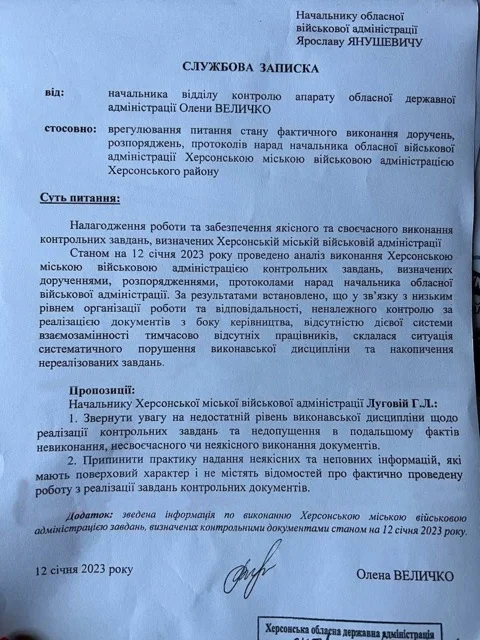
#> input picture test/12345-—-serednje.webp, 480 x 640 px
$ python -i text_mask.py   (imports and definitions only)
#> lines starting #> are read from the running program, lines starting #| are printed output that depends on the picture; after the words box and inside, x2 and y2 are one past the last pixel; in counts of white or black regions, pixels touching at a corner belong together
"""
Детектор текстових/однотонних областей на зображенні документа.
Використовується для адаптивного HDR — щоб не застосовувати HDR до тексту.

Не залежить від жодного іншого модуля проєкту.
"""

import cv2
import numpy as np

# Константи для детекції тексту
TEXT_MASK_BLOCK_SIZE = 15  # розмір блоку для adaptiveThreshold
TEXT_MASK_C = 5  # константа для adaptiveThreshold
TEXT_MASK_MORPH_KERNEL = (3, 3)  # ядро для морфологічного закриття дрібних прогалин
TEXT_MASK_DILATE_KERNEL = (7, 7)  # ядро для розширення текстової маски (захопити крайові пікселі)
TEXT_MASK_BLUR_SIGMA = 2.0  # sigma для blur перед бінаризацією (зменшення шуму)
TEXT_MASK_SMALL_COMPONENT_AREA = 30  # мінімальна площа зв'язної компоненти для тексту

# Константи для визначення "однотонності" області
UNIFORM_STD_THRESHOLD = 8.0  # std < цього = однотонна ділянка (фон документа)
UNIFORM_BLOCK_SIZE = 16  # розмір блоку для розбиття на ділянки


def _binarize_text(gray: np.ndarray) -> np.ndarray:
    """
    Адаптивна бінаризація для виділення тексту.
    Повертає бінарну маску (0/255), де 255 — текст (темні деталі на світлому фоні).
    """
    # Згладжуємо шум
    blurred = cv2.GaussianBlur(gray, (0, 0), TEXT_MASK_BLUR_SIGMA)

    # Адаптивна бінаризація — знаходить текст як темні області
    binary = cv2.adaptiveThreshold(
        blurred, 255,
        cv2.ADAPTIVE_THRESH_GAUSSIAN_C,
        cv2.THRESH_BINARY_INV,  # INV — текст стає 255 (білим)
        TEXT_MASK_BLOCK_SIZE,
        TEXT_MASK_C,
    )
    return binary


def _filter_small_components(binary: np.ndarray) -> np.ndarray:
    """
    Видаляє дрібні шумові компоненти з бінарної маски.
    Залишає лише компоненти площею >= TEXT_MASK_SMALL_COMPONENT_AREA.
    """
    num_labels, labels, stats, _ = cv2.connectedComponentsWithStats(binary, connectivity=8)
    if num_labels < 2:
        return binary

    mask = np.zeros_like(binary)
    for i in range(1, num_labels):  # 0 — фон
        area = stats[i, cv2.CC_STAT_AREA]
        if area >= TEXT_MASK_SMALL_COMPONENT_AREA:
            mask[labels == i] = 255
    return mask


def _dilate_mask(mask: np.ndarray) -> np.ndarray:
    """
    Розширює текстову маску, щоб захопити краї символів і ділянки
    з переходом між текстом і фоном.
    """
    kernel = cv2.getStructuringElement(cv2.MORPH_ELLIPSE, TEXT_MASK_DILATE_KERNEL)
    return cv2.dilate(mask, kernel, iterations=2)


def text_region_mask(gray: np.ndarray) -> np.ndarray:
    """
    Повертає бінарну маску (uint8, 0/255) ділянок, схожих на текст:
    висока локальна щільність контрастних дрібних деталей.

    Маска = 255 там, де ймовірно текст (не застосовувати HDR).
    Маска = 0 там, де фон/однотонна область (можна застосовувати HDR).

    Алгоритм:
    1. Адаптивна бінаризація (INV — текст стає білим).
    2. Видалення дрібних шумових компонент.
    3. Морфологічне розширення для захоплення країв.
    """
    # 1. Бінаризація
    binary = _binarize_text(gray)

    # 2. Фільтрація дрібних шумів
    mask = _filter_small_components(binary)

    # 3. Розширення
    mask = _dilate_mask(mask)

    return mask


def uniform_area_mask(gray: np.ndarray) -> np.ndarray:
    """
    Повертає бінарну маску (uint8, 0/255) однотонних областей (фон документа).

    Маска = 255 там, де область однотонна (фон — HDR можна застосовувати).
    Маска = 0 там, де є текстура/деталі.

    Алгоритм:
    1. Розбиває зображення на блоки UNIFORM_BLOCK_SIZE x UNIFORM_BLOCK_SIZE.
    2. Для кожного блоку обчислює std.
    3. Якщо std < UNIFORM_STD_THRESHOLD — блок однотонний.
    """
    h, w = gray.shape
    mask = np.zeros((h, w), dtype=np.uint8)

    block = UNIFORM_BLOCK_SIZE
    for y in range(0, h, block):
        y_end = min(y + block, h)
        for x in range(0, w, block):
            x_end = min(x + block, w)
            block_roi = gray[y:y_end, x:x_end]
            std = float(np.std(block_roi))
            if std < UNIFORM_STD_THRESHOLD:
                mask[y:y_end, x:x_end] = 255
    return mask

>>> import cv2
>>> picture = cv2.imread('../test/12345-—-serednje.webp', cv2.IMREAD_GRAYSCALE)
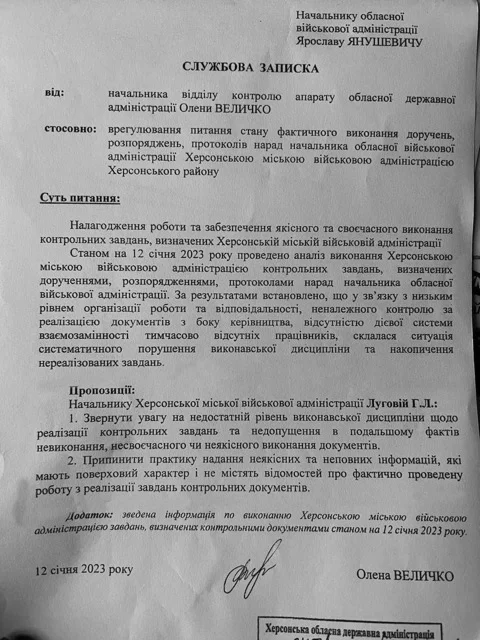
#> picture: shape (640, 480); min 0, max 225, mean 153.8
>>> result = text_region_mask(picture)
#> in _binarize_text, `blurred = cv2.GaussianBlur(gray, (0, 0), TEXT_MASK_BLUR_SIGMA)`:
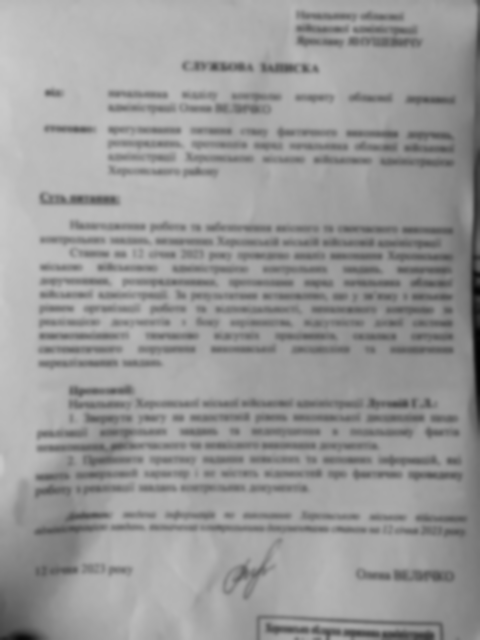
#> blurred: shape (640, 480); min 2, max 203, mean 153.8
#> in _binarize_text, `binary = cv2.adaptiveThreshold( blurred, 255, cv2.ADAPTIVE_THRESH_GAUS..`:
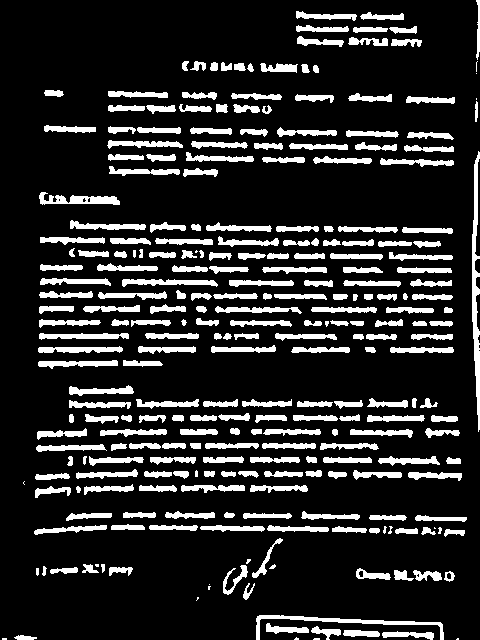
#> binary: shape (640, 480); 16% white; 276 white regions (18 under 20 px), largest, box (x1, y1, x2, y2) and area: (472, 151, 480, 432) 1211, (256, 615, 444, 640) 841, (39, 192, 120, 205) 574
#> in _filter_small_components, `num_labels, labels, stats, _ = cv2.connectedComponentsWithStats(binary..`:
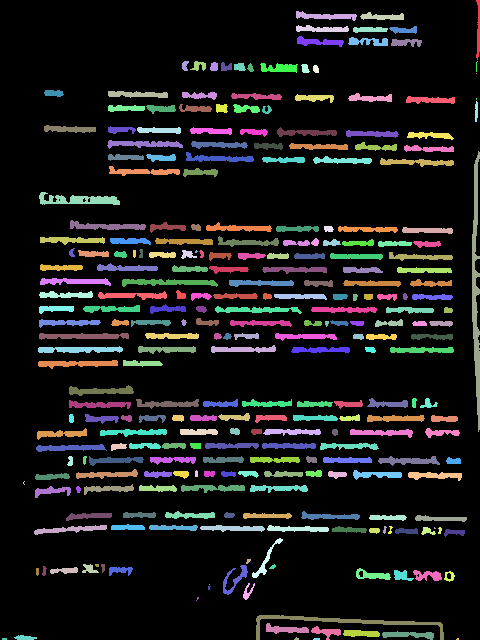
#> labels: shape (640, 480) int32; 277 distinct labels, from 0 to 276; one colour per label, 0 black
#> in _filter_small_components, `num_labels, labels, stats, _ = cv2.connectedComponentsWithStats(binary..`: num_labels = 277; stats = 277 rows, first 6: [0, 0, 480, 640, 258108], [476, 0, 4, 60, 153], [296, 11, 61, 10, 310], [360, 12, 44, 8, 221], [296, 25, 53, 7, 258], [353, 27, 35, 6, 163]
#> the loop in _filter_small_components, `for i in range(1, num_labels):` made 276 passes
#> area on passes 1 to 3: 153, 310, 221
#> after the loop in _filter_small_components, `for i in range(1, num_labels):`:
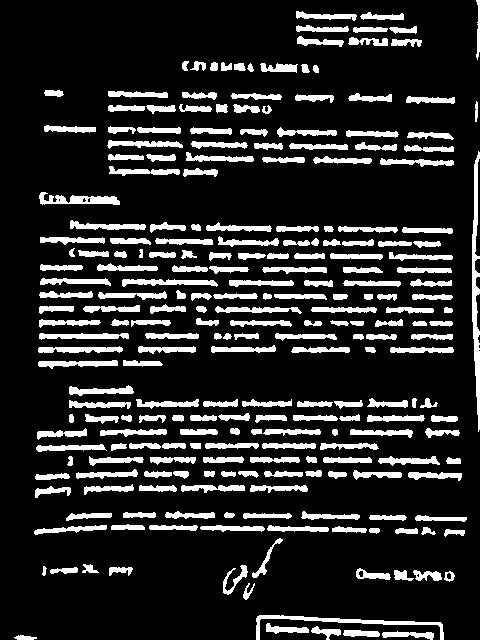
#> mask: shape (640, 480); 15.8% white; 246 white regions, largest, box (x1, y1, x2, y2) and area: (472, 151, 480, 432) 1211, (256, 615, 444, 640) 841, (39, 192, 120, 205) 574
#> in _dilate_mask, `return cv2.dilate(mask, kernel, iterations=2)`:
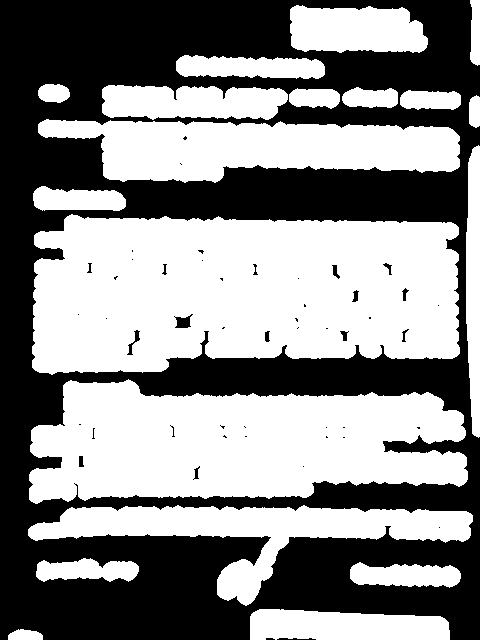
#> returned value: shape (640, 480); 53.8% white; 49 black regions (33 under 20 px), largest, box (x1, y1, x2, y2) and area: (0, 0, 480, 640) 140866, (174, 314, 193, 328) 152, (127, 330, 140, 355) 93

$ run again, on test/25-06-2022_opora_lviv_zvernenia_deputativ_do_sadovoho_1.jpg
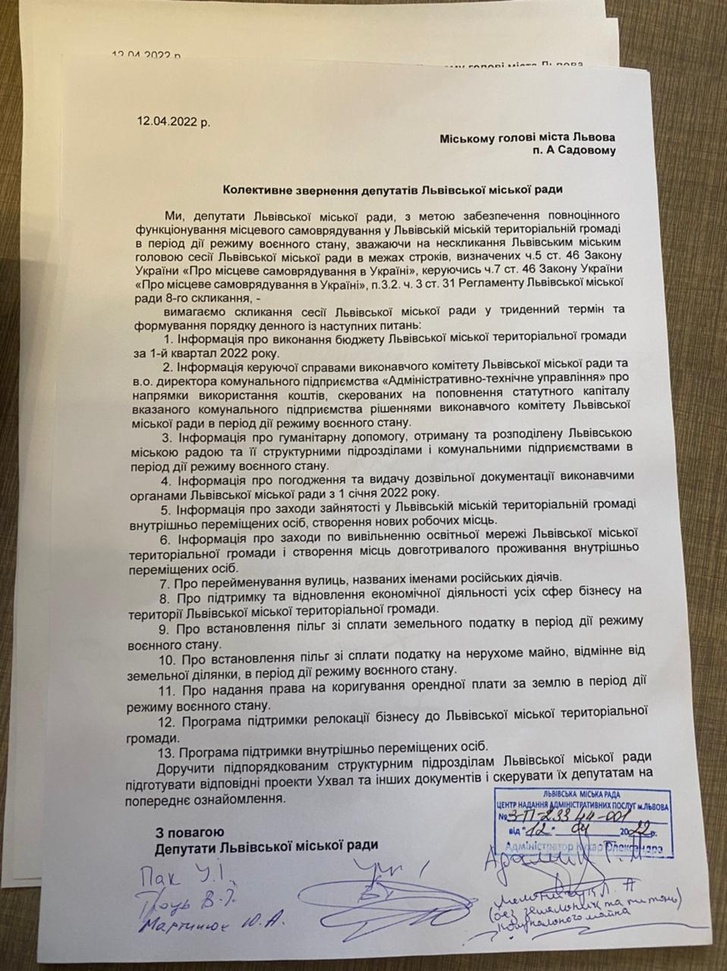
#> input picture test/25-06-2022_opora_lviv_zvernenia_deputativ_do_sadovoho_1.jpg, 727 x 971 px, shrunk from 958 x 1280 before the run
#> binary: shape (971, 727); 16% white; 557 white regions (67 under 20 px), largest, box (x1, y1, x2, y2) and area: (38, 0, 718, 969) 8696, (0, 0, 23, 881) 3761, (490, 787, 675, 860) 1651
#> in _filter_small_components, `num_labels, labels, stats, _ = cv2.connectedComponentsWithStats(binary..`:
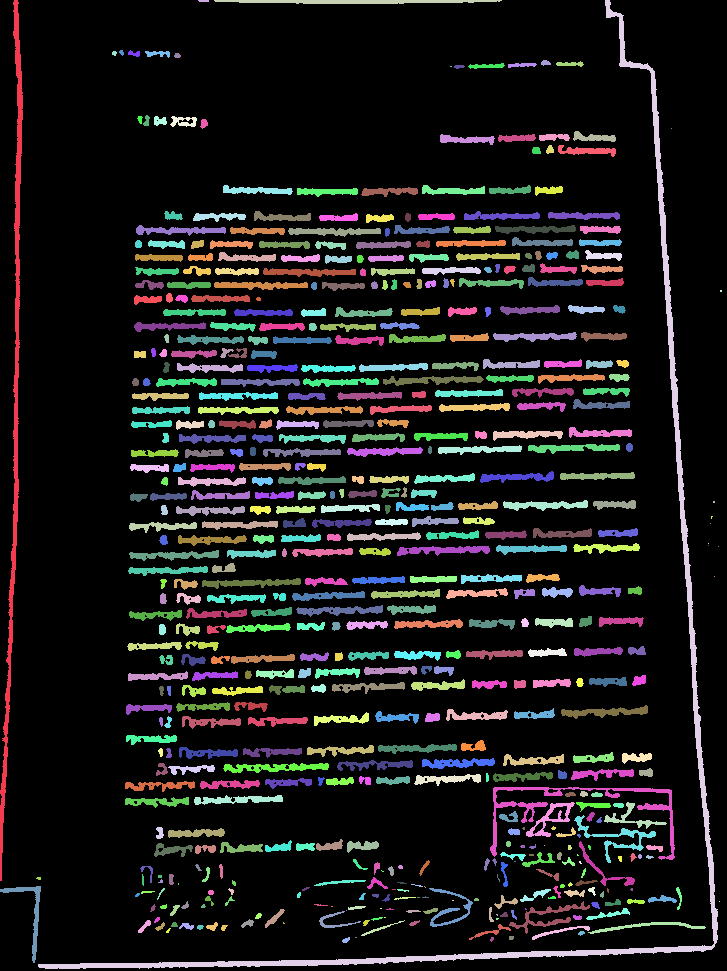
#> labels: shape (971, 727) int32; 558 distinct labels, from 0 to 557; one colour per label, 0 black
#> num_labels = 558; stats = 558 rows, first 6: [0, 0, 727, 971, 592744], [0, 0, 23, 881, 3761], [198, 0, 11, 2, 21], [214, 0, 288, 4, 905], [38, 0, 680, 969, 8696], [112, 51, 5, 5, 19]
#> the loop in _filter_small_components, `for i in range(1, num_labels):` made 557 passes
#> area on passes 1 to 3: 3761, 21, 905
#> in _dilate_mask, `return cv2.dilate(mask, kernel, iterations=2)`:
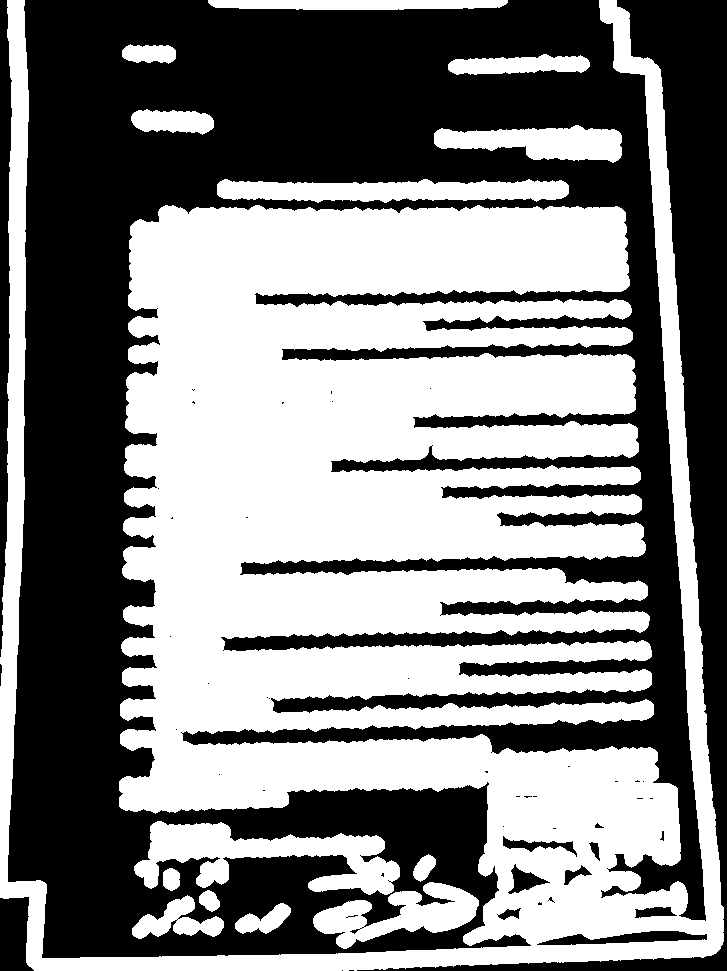
#> returned value: shape (971, 727); 50.7% white; 49 black regions (35 under 20 px), largest, box (x1, y1, x2, y2) and area: (8, 0, 706, 958) 297470, (357, 0, 727, 971) 40214, (0, 0, 12, 657) 5150
